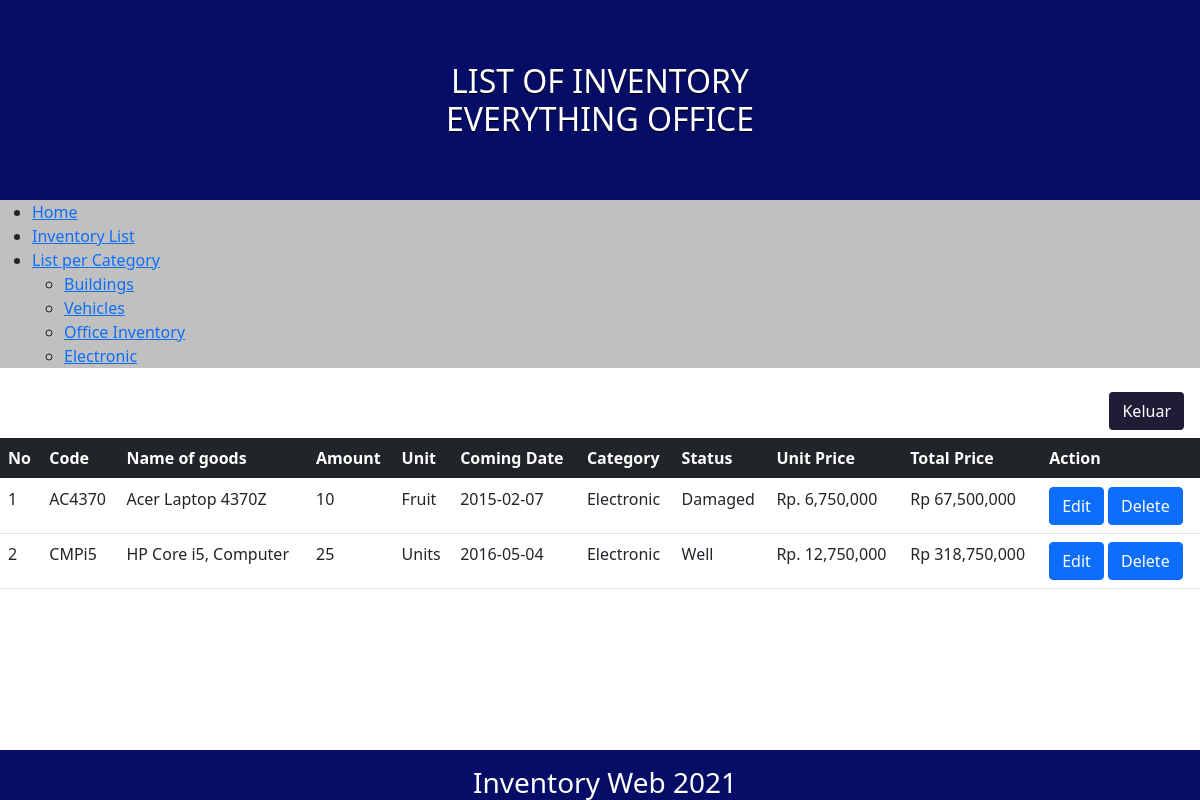
The app's page /electronic.php with its own data.
### tables this page shows
CREATE TABLE `inventory` (
  `no` int(30) NOT NULL,
  `item_id` varchar(10) NOT NULL,
  `item_name` varchar(30) NOT NULL,
  `amount` int(11) NOT NULL,
  `unit` varchar(15) NOT NULL,
  `arrival_date` date NOT NULL,
  `category` varchar(20) NOT NULL,
  `item_status` varchar(20) NOT NULL,
  `price` int(20) NOT NULL
);

### electronic.php (the view, shortened to what this page needs)
<?php
$connect= new mysqli("localhost","root","","responsi");
?>
<!DOCTYPE html>
<html lang="en">
<head>
    <link href="https://cdn.jsdelivr.net/npm/bootstrap@5.0.2/dist/css/bootstrap.min.css" rel="stylesheet">
    <link rel="stylesheet" href="https://unpkg.com/purecss@2.0.6/build/pure-min.css">
    <link rel="stylesheet" href="styles.css">
</head>
<body>
    <div class="banner">
        <h1 class="banner-head">LIST OF INVENTORY </br> EVERYTHING OFFICE</h1>
    </div>
<div class="pure-menu pure-menu-horizontal">
    <ul class="pure-menu-list">
        <li class="pure-menu-item pure-menu-selected">
            <a href="main.php" class="pure-menu-link">Home</a>
        </li>
        <li class="pure-menu-item pure-menu-selected">
            <a href="list product.php" class="pure-menu-link">Inventory List</a>
        </li>
        <li class="pure-menu-item pure-menu-has-children pure-menu-allow-hover">
            <a href="#" id="menuLink1" class="pure-menu-link">List per Category</a>
            <ul class="pure-menu-children">
                <li class="pure-menu-item">
                    <a href="buildings.php" class="pure-menu-link">Buildings</a>
                </li>
                <li class="pure-menu-item">
                    <a href="vehicles.php" class="pure-menu-link">Vehicles</a>
                </li>
                <li class="pure-menu-item">
                    <a href="office.php" class="pure-menu-link">Office Inventory</a>
                </li>
                <li class="pure-menu-item">
                    <a href="electronic.php" class="pure-menu-link">Electronic</a>
                </li>
            </ul>
        </li>
        </div>
        <a class="nav-link" href="logout.php" style="float: right"><button type="button" class="btn" style="color: white; background-color: #1F1D36;">Keluar</button></a>
<br>
<table class="table">
  <thead class="table-dark">
      <tr>
          <th>No</th>
          <th>Code</th>
          <th>Name of goods</th>
          <th>Amount</th>
          <th>Unit</th>
          <th>Coming Date</th>
          <th>Category</th>
          <th>Status</th>
          <th>Unit Price</th>
          <th>Total Price</th>
          <th>Action</th>
      </tr>
  </thead>
  <tbody>
    <?php $number=1; ?>
    <?php $take=$connect->query("SELECT * FROM inventory WHERE category='electronic'"); ?>
    <?php while($mix=$take->fetch_assoc()){ ?>
      <tr>
        <td><?php echo $number; ?></td>
        <td><?php echo $mix['item_id']; ?></td>
        <td><?php echo $mix['item_name']; ?></td>
        <td><?php echo $mix['amount']; ?></td>
        <td><?php echo $mix['unit']; ?></td>
        <td><?php echo $mix['arrival_date']; ?></td>
        <td><?php echo $mix['category']; ?></td>
        <td><?php echo $mix['item_status']; ?></td>
        <td>Rp. <?php echo number_format($mix['price']); ?></td>
        <td><?php echo "Rp "; echo number_format($mix['total price'] = $mix['price']*$mix['amount']);?></td>
        <td>
            <a href=update.php?no=<?php echo $mix['no'];?> class="btn btn-primary">Edit</a>
            <a href=delete_check.php?no=<?php echo $mix['no'];?> class="btn btn-primary">Delete</a>
        </td>
      </tr>
      <?php $number++; ?>
      <?php } ?>
  </tbody>
</table>
<div class="footer l-box">
    <p>
        <h3> Inventory Web 2021 </h3>
    </p>
</div>
</body>
</html>

### styles.css (style rules this page uses)
.banner { text-align: center; background-size: cover; background-color: #060d66; filter: progid:DXImageTransform.Microsoft.AlphaImageLoader(src='https://24.media.tumblr.com/ccb268832580ac12951828a1c179de69/tumblr_mo2xbk8JUK1st5lhmo1_1280.jpg', sizingMethod='scale'); height: 200px; width: 100%; display: table; }
.banner-head { display: table-cell; vertical-align: middle; margin-bottom: 0; font-size: 2em; color: white; font-weight: 500; text-shadow: 0 1px 1px black; }
.pure-menu-horizontal { background-color: rgb(192, 192, 192); }
.footer { background: #060d66; color: #fff; text-align: center; width: 100%; height: 50px; padding-left: 10px; line-height: 10px; position: absolute; bottom: 0px; }

### records on screen
inventory: item "AC4370", item_name "Acer Laptop 4370Z", amount "10", unit "Fruit", arrival_date "2015-02-07", category "Electronic", item_status "Damaged", price "6,750,000", amount "67,500,000"
inventory: item "CMPi5", item_name "HP Core i5, Computer", amount "25", unit "Units", arrival_date "2016-05-04", category "Electronic", item_status "Well", price "12,750,000", amount "318,750,000"
